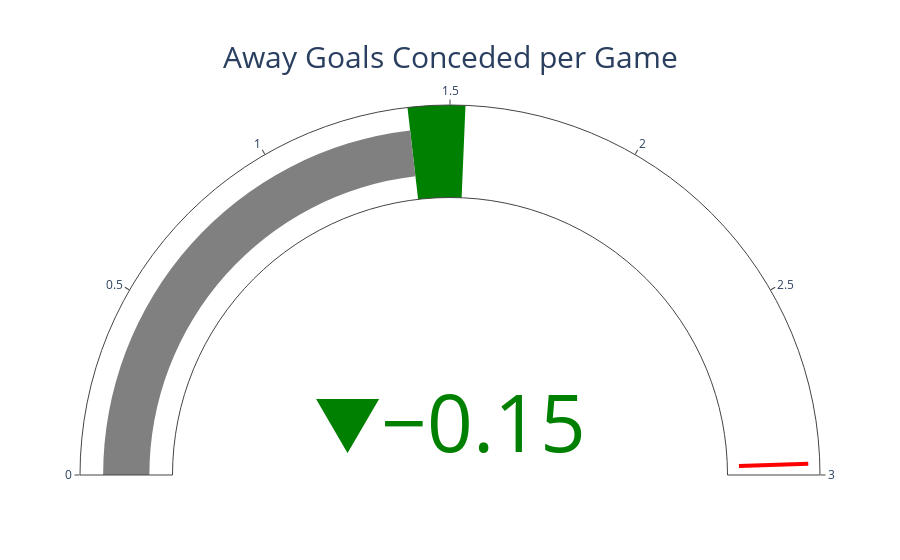

Here is the notebook cell this chart was saved with:
### Code cell
gauge_chart(title='Away Goals Conceded per Game', 
            value=1.39, 
            reference=1.54, 
            max_range=3, 
            min_range= 0, 
            file_name='away_goals_conceded_per_game',
            positive_changes=False)

### Figure 1 — Plotly figure (JSON) as saved in the notebook; plotly's stock layout.template omitted (floating-point values rounded to 4 significant figures)
{"data": [{"delta": {"decreasing": {"color": "green"}, "increasing": {"color": "red"}, "reference": 1.54}, "domain": {"x": [0, 1], "y": [0, 1]}, "gauge": {"axis": {"range": [0, 3]}, "bar": {"color": "gray"}, "steps": [{"color": "green", "range": [1.39, 1.54]}], "threshold": {"line": {"color": "red", "width": 4}, "thickness": 0.75, "value": 2.97}}, "mode": "gauge+delta", "title": {"font": {"size": 30}, "text": "Away Goals Conceded per Game"}, "type": "indicator", "value": 1.39}], "layout": {}}
